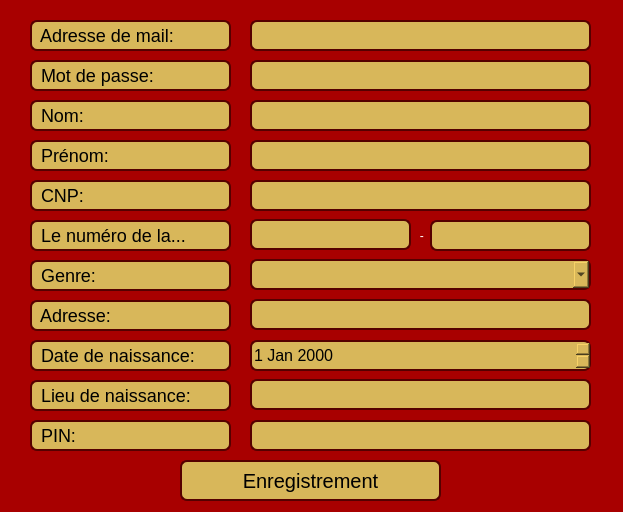
<?xml version="1.0" encoding="UTF-8"?>
<ui version="4.0">
 <class>registerDialog</class>
 <widget class="QDialog" name="registerDialog">
  <property name="geometry">
   <rect>
    <x>0</x>
    <y>0</y>
    <width>623</width>
    <height>512</height>
   </rect>
  </property>
  <property name="windowTitle">
   <string>Enregistrement</string>
  </property>
  <property name="styleSheet">
   <string notr="true">QDialog{
background: rgb(168, 0, 0);
}</string>
  </property>
  <widget class="QPushButton" name="pushButton">
   <property name="geometry">
    <rect>
     <x>180</x>
     <y>460</y>
     <width>261</width>
     <height>41</height>
    </rect>
   </property>
   <property name="sizePolicy">
    <sizepolicy hsizetype="Preferred" vsizetype="Fixed">
     <horstretch>0</horstretch>
     <verstretch>0</verstretch>
    </sizepolicy>
   </property>
   <property name="styleSheet">
    <string notr="true">QPushButton{
border: 2px solid rgb(85, 0, 0);
border-radius:7px;
background: #D8B75A;
font-size: 20px;
}</string>
   </property>
   <property name="text">
    <string>Enregistrement</string>
   </property>
  </widget>
  <widget class="QLabel" name="nameLabel">
   <property name="geometry">
    <rect>
     <x>30</x>
     <y>100</y>
     <width>201</width>
     <height>31</height>
    </rect>
   </property>
   <property name="styleSheet">
    <string notr="true">QLabel{
border: 2px solid rgb(85, 0, 0);
border-radius:7px;
background: #D8B75A;
font-size: 18px;
}</string>
   </property>
   <property name="text">
    <string> Nom:</string>
   </property>
  </widget>
  <widget class="QLineEdit" name="nameLineEdit">
   <property name="geometry">
    <rect>
     <x>250</x>
     <y>100</y>
     <width>341</width>
     <height>31</height>
    </rect>
   </property>
   <property name="styleSheet">
    <string notr="true">QLineEdit{
border: 2px solid rgb(85, 0, 0);
border-radius:7px;
background: #D8B75A;
font-size: 16;
}</string>
   </property>
  </widget>
  <widget class="QLabel" name="prenumeLabel">
   <property name="geometry">
    <rect>
     <x>30</x>
     <y>140</y>
     <width>201</width>
     <height>31</height>
    </rect>
   </property>
   <property name="styleSheet">
    <string notr="true">QLabel{
border: 2px solid rgb(85, 0, 0);
border-radius:7px;
background: #D8B75A;
font-size: 18px;
}</string>
   </property>
   <property name="text">
    <string> Prénom:</string>
   </property>
  </widget>
  <widget class="QLineEdit" name="prenumeLineEdit">
   <property name="geometry">
    <rect>
     <x>250</x>
     <y>140</y>
     <width>341</width>
     <height>31</height>
    </rect>
   </property>
   <property name="styleSheet">
    <string notr="true">QLineEdit{
border: 2px solid rgb(85, 0, 0);
border-radius:7px;
background: #D8B75A;
font-size: 16;
}</string>
   </property>
  </widget>
  <widget class="QLabel" name="CNPLabel">
   <property name="geometry">
    <rect>
     <x>30</x>
     <y>180</y>
     <width>201</width>
     <height>31</height>
    </rect>
   </property>
   <property name="styleSheet">
    <string notr="true">QLabel{
border: 2px solid rgb(85, 0, 0);
border-radius:7px;
background: #D8B75A;
font-size: 18px;
}</string>
   </property>
   <property name="text">
    <string> CNP:</string>
   </property>
  </widget>
  <widget class="QLineEdit" name="CNPLineEdit">
   <property name="geometry">
    <rect>
     <x>250</x>
     <y>180</y>
     <width>341</width>
     <height>31</height>
    </rect>
   </property>
   <property name="styleSheet">
    <string notr="true">QLineEdit{
border: 2px solid rgb(85, 0, 0);
border-radius:7px;
background: #D8B75A;
font-size: 16;
}</string>
   </property>
  </widget>
  <widget class="QLabel" name="serieBuletinLabel">
   <property name="geometry">
    <rect>
     <x>30</x>
     <y>220</y>
     <width>201</width>
     <height>31</height>
    </rect>
   </property>
   <property name="toolTip">
    <string>&lt;html&gt;&lt;head/&gt;&lt;body&gt;&lt;p&gt;&lt;span style=&quot; font-family:'Calibri,sans-serif'; font-size:11pt;&quot;&gt;Le numéro de la carte d’identité nationale:&lt;/span&gt;&lt;/p&gt;&lt;/body&gt;&lt;/html&gt;</string>
   </property>
   <property name="styleSheet">
    <string notr="true">QLabel{
border: 2px solid rgb(85, 0, 0);
border-radius:7px;
background: #D8B75A;
font-size: 18px;
}</string>
   </property>
   <property name="text">
    <string> Le numéro de la...</string>
   </property>
  </widget>
  <widget class="QLabel" name="genLabel">
   <property name="geometry">
    <rect>
     <x>30</x>
     <y>260</y>
     <width>201</width>
     <height>31</height>
    </rect>
   </property>
   <property name="styleSheet">
    <string notr="true">QLabel{
border: 2px solid rgb(85, 0, 0);
border-radius:7px;
background: #D8B75A;
font-size: 18px;
}</string>
   </property>
   <property name="text">
    <string> Genre:</string>
   </property>
  </widget>
  <widget class="QLabel" name="adresaLabel">
   <property name="geometry">
    <rect>
     <x>30</x>
     <y>300</y>
     <width>201</width>
     <height>31</height>
    </rect>
   </property>
   <property name="styleSheet">
    <string notr="true">QLabel{
border: 2px solid rgb(85, 0, 0);
border-radius:7px;
background: #D8B75A;
font-size: 18px;
}</string>
   </property>
   <property name="text">
    <string> Adresse:</string>
   </property>
  </widget>
  <widget class="QLabel" name="dataNasteriiLabel">
   <property name="geometry">
    <rect>
     <x>30</x>
     <y>340</y>
     <width>201</width>
     <height>31</height>
    </rect>
   </property>
   <property name="styleSheet">
    <string notr="true">QLabel{
border: 2px solid rgb(85, 0, 0);
border-radius:7px;
background: #D8B75A;
font-size: 18px;
}</string>
   </property>
   <property name="text">
    <string> Date de naissance:</string>
   </property>
  </widget>
  <widget class="QLabel" name="loculNasteriiLabel">
   <property name="geometry">
    <rect>
     <x>30</x>
     <y>380</y>
     <width>201</width>
     <height>31</height>
    </rect>
   </property>
   <property name="styleSheet">
    <string notr="true">QLabel{
border: 2px solid rgb(85, 0, 0);
border-radius:7px;
background: #D8B75A;
font-size: 18px;
}</string>
   </property>
   <property name="text">
    <string> Lieu de naissance:</string>
   </property>
  </widget>
  <widget class="QLineEdit" name="passwordLineEdit">
   <property name="geometry">
    <rect>
     <x>250</x>
     <y>60</y>
     <width>341</width>
     <height>31</height>
    </rect>
   </property>
   <property name="styleSheet">
    <string notr="true">QLineEdit{
border: 2px solid rgb(85, 0, 0);
border-radius:7px;
background: #D8B75A;
font-size: 16;
}</string>
   </property>
   <property name="echoMode">
    <enum>QLineEdit::Password</enum>
   </property>
  </widget>
  <widget class="QLineEdit" name="emailLineEdit">
   <property name="geometry">
    <rect>
     <x>250</x>
     <y>20</y>
     <width>341</width>
     <height>31</height>
    </rect>
   </property>
   <property name="styleSheet">
    <string notr="true">QLineEdit{
border: 2px solid rgb(85, 0, 0);
border-radius:7px;
background: #D8B75A;
font-size: 16;
}</string>
   </property>
   <property name="text">
    <string/>
   </property>
  </widget>
  <widget class="QLabel" name="emailLabel">
   <property name="geometry">
    <rect>
     <x>30</x>
     <y>20</y>
     <width>201</width>
     <height>31</height>
    </rect>
   </property>
   <property name="styleSheet">
    <string notr="true">QLabel{
border: 2px solid rgb(85, 0, 0);
border-radius:7px;
background: #D8B75A;
font-size: 18px;
}</string>
   </property>
   <property name="text">
    <string> Adresse de mail:</string>
   </property>
  </widget>
  <widget class="QLabel" name="passwordLabel">
   <property name="geometry">
    <rect>
     <x>30</x>
     <y>60</y>
     <width>201</width>
     <height>31</height>
    </rect>
   </property>
   <property name="styleSheet">
    <string notr="true">QLabel{
border: 2px solid rgb(85, 0, 0);
border-radius:7px;
background: #D8B75A;
font-size: 18px;
}</string>
   </property>
   <property name="text">
    <string> Mot de passe:</string>
   </property>
  </widget>
  <widget class="QDateEdit" name="dataNasteriiEdit">
   <property name="geometry">
    <rect>
     <x>250</x>
     <y>340</y>
     <width>341</width>
     <height>31</height>
    </rect>
   </property>
   <property name="styleSheet">
    <string notr="true">QDateEdit{
border: 2px solid rgb(85, 0, 0);
border-radius:7px;
background: #D8B75A;
font-size: 16px;
}</string>
   </property>
  </widget>
  <widget class="QLineEdit" name="loculNasteriiLineEdit">
   <property name="geometry">
    <rect>
     <x>250</x>
     <y>379</y>
     <width>341</width>
     <height>31</height>
    </rect>
   </property>
   <property name="styleSheet">
    <string notr="true">QLineEdit{
border: 2px solid rgb(85, 0, 0);
border-radius:7px;
background: #D8B75A;
font-size: 16px;
}</string>
   </property>
  </widget>
  <widget class="QLineEdit" name="adresaLineEdit">
   <property name="geometry">
    <rect>
     <x>250</x>
     <y>299</y>
     <width>341</width>
     <height>31</height>
    </rect>
   </property>
   <property name="styleSheet">
    <string notr="true">QLineEdit{
border: 2px solid rgb(85, 0, 0);
border-radius:7px;
background: #D8B75A;
font-size: 16px;
}</string>
   </property>
  </widget>
  <widget class="QComboBox" name="genComboBox">
   <property name="geometry">
    <rect>
     <x>250</x>
     <y>259</y>
     <width>341</width>
     <height>31</height>
    </rect>
   </property>
   <property name="styleSheet">
    <string notr="true">QComboBox{
border: 2px solid rgb(85, 0, 0);
border-radius:7px;
background: #D8B75A;
font-size: 16px;
}</string>
   </property>
  </widget>
  <widget class="QLabel" name="linieLabel">
   <property name="geometry">
    <rect>
     <x>410</x>
     <y>220</y>
     <width>21</width>
     <height>31</height>
    </rect>
   </property>
   <property name="styleSheet">
    <string notr="true">QLabel{
color: white;
}</string>
   </property>
   <property name="text">
    <string>   -</string>
   </property>
  </widget>
  <widget class="QLineEdit" name="serieBuletinJudLineEdit">
   <property name="geometry">
    <rect>
     <x>250</x>
     <y>219</y>
     <width>161</width>
     <height>31</height>
    </rect>
   </property>
   <property name="sizePolicy">
    <sizepolicy hsizetype="Expanding" vsizetype="Fixed">
     <horstretch>0</horstretch>
     <verstretch>0</verstretch>
    </sizepolicy>
   </property>
   <property name="styleSheet">
    <string notr="true">QLineEdit{
border: 2px solid rgb(85, 0, 0);
border-radius:7px;
background: #D8B75A;
font-size: 16px;
}</string>
   </property>
  </widget>
  <widget class="QLineEdit" name="serieBuletinCodLineEdit">
   <property name="geometry">
    <rect>
     <x>430</x>
     <y>220</y>
     <width>161</width>
     <height>31</height>
    </rect>
   </property>
   <property name="styleSheet">
    <string notr="true">QLineEdit{
border: 2px solid rgb(85, 0, 0);
border-radius:7px;
background: #D8B75A;
font-size: 16px;
}</string>
   </property>
  </widget>
  <widget class="QLabel" name="PINLabel">
   <property name="geometry">
    <rect>
     <x>30</x>
     <y>420</y>
     <width>201</width>
     <height>31</height>
    </rect>
   </property>
   <property name="styleSheet">
    <string notr="true">QLabel{
border: 2px solid rgb(85, 0, 0);
border-radius:7px;
background: #D8B75A;
font-size: 18px;
}</string>
   </property>
   <property name="text">
    <string> PIN:</string>
   </property>
  </widget>
  <widget class="QLineEdit" name="PINLineEdit">
   <property name="geometry">
    <rect>
     <x>250</x>
     <y>420</y>
     <width>341</width>
     <height>31</height>
    </rect>
   </property>
   <property name="toolTip">
    <string>PIN-ul este format din 4 cifre</string>
   </property>
   <property name="styleSheet">
    <string notr="true">QLineEdit{
border: 2px solid rgb(85, 0, 0);
border-radius:7px;
background: #D8B75A;
font-size: 16px;
}</string>
   </property>
   <property name="echoMode">
    <enum>QLineEdit::Password</enum>
   </property>
  </widget>
 </widget>
 <tabstops>
  <tabstop>emailLineEdit</tabstop>
  <tabstop>passwordLineEdit</tabstop>
  <tabstop>nameLineEdit</tabstop>
  <tabstop>prenumeLineEdit</tabstop>
  <tabstop>CNPLineEdit</tabstop>
  <tabstop>serieBuletinJudLineEdit</tabstop>
  <tabstop>serieBuletinCodLineEdit</tabstop>
  <tabstop>genComboBox</tabstop>
  <tabstop>adresaLineEdit</tabstop>
  <tabstop>dataNasteriiEdit</tabstop>
  <tabstop>loculNasteriiLineEdit</tabstop>
  <tabstop>PINLineEdit</tabstop>
  <tabstop>pushButton</tabstop>
 </tabstops>
 <resources/>
 <connections/>
</ui>
